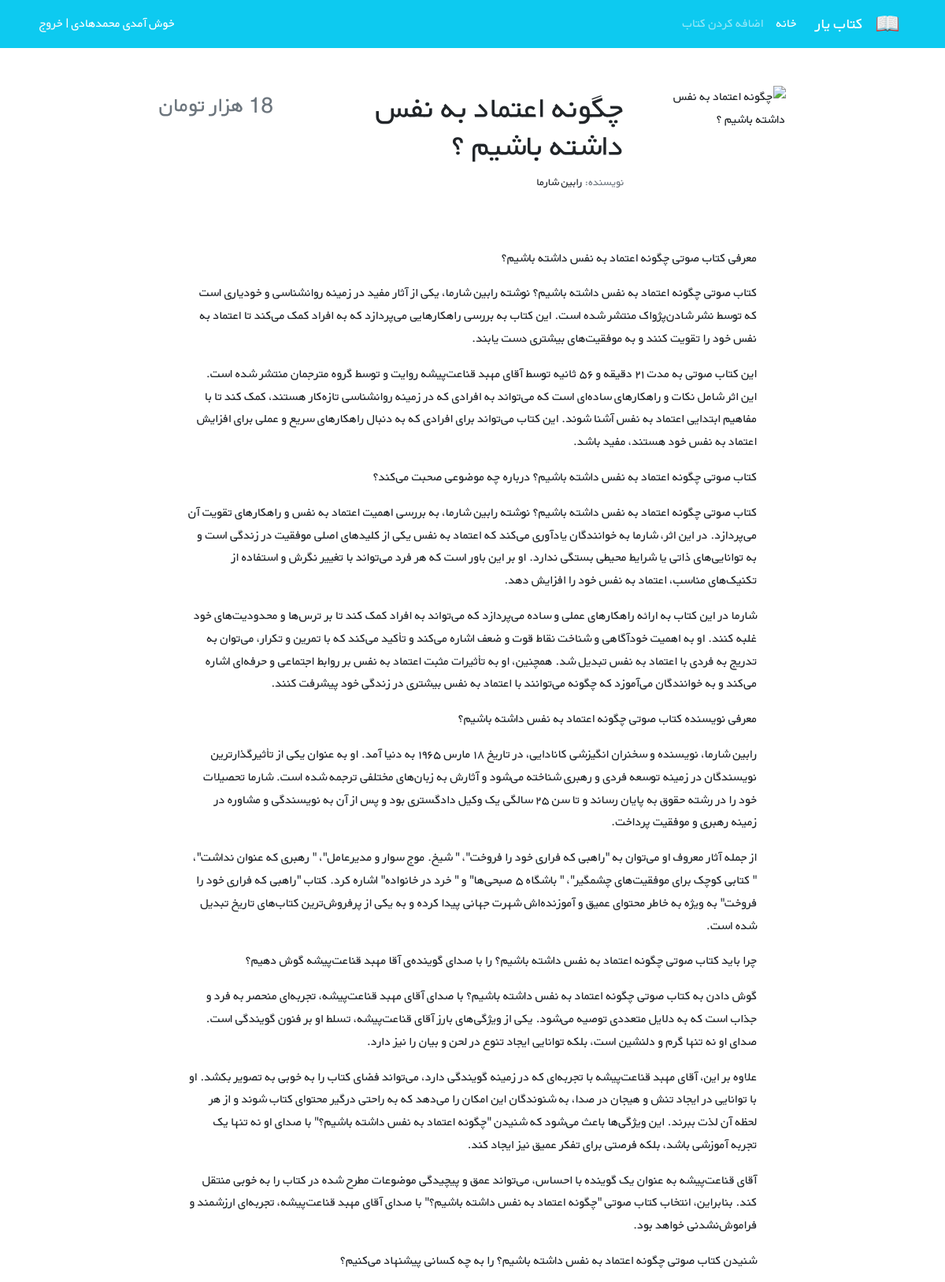
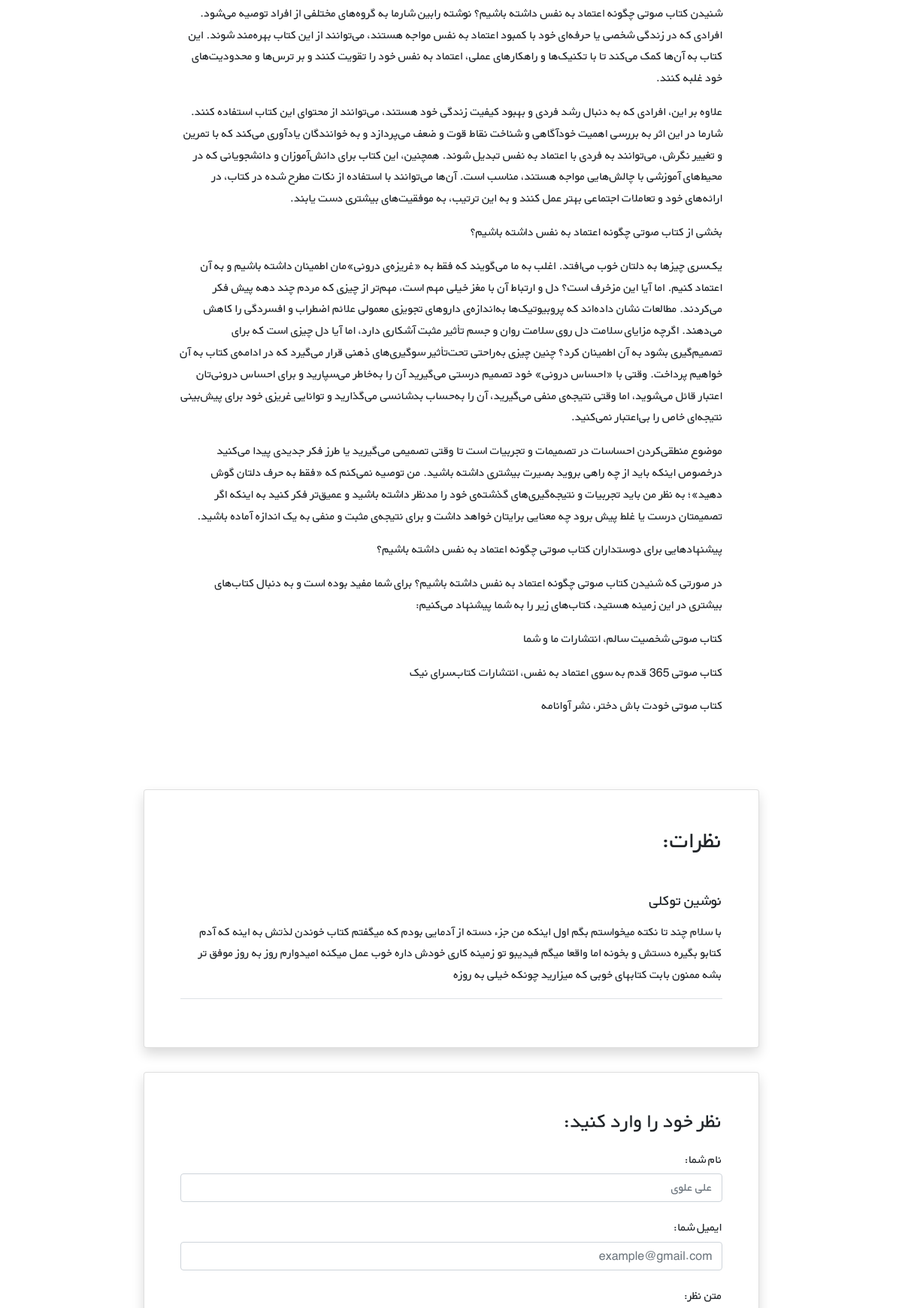
The app's page /books/7/ (upper part) with its own data (2 pictures, top to bottom).
### books/models.py (models this page shows, shortened)
class Book(models.Model):
    title = models.CharField(max_length=200)
    author = models.CharField(max_length=200)
    content = models.TextField()
    price = models.IntegerField()

### books/views.py (the view)
# urls.py: path('<int:pk>/', BookDetailView.as_view(), name='book_detail'),
class BookDetailView(generic.DetailView):
    model = Book
    template_name = 'books/book_detail.html'

### books/templates/books/book_detail.html (shortened to what this page needs)
{% extends 'base.html' %}
{% block content %}
    <div class="container mt-5" dir="rtl">
        <div class="">
            <div class="">
                <div class="d-flex justify-content-center">
                    <div class="row w-sm-75 w-100">
                        <div class="col-xs-12 col-md-3 d-flex justify-content-center">
                            <div>
                                <img src="https://newcdn.fidibo.com/images/books/65579_50411_normal.jpg"
                                     class="img-fluid rounded-start" alt="{{ book.title }}">
                            </div>
                        </div>
                        <div class="col-xs-12 col-md-6 text-center text-md-end mt-md-1 mt-4">
                            <h1>{{ book.title }}</h1>
                            <h5 class="small my-1"><span class="text-muted">نویسنده: </span>{{ book.author }}</h5>
                        </div>
                        <div class="col-xs-12 col-md-3 d-flex flex-column">
                            <h3 class="align-self-center pt-2 text-muted align-self-md-end">
                                {{ book.price }} هزار تومان
                            </h3>
                        </div>
                    </div>
                </div>
                <div class="d-flex justify-content-center">
                    <div class="my-3 p-5 w-sm-75 w-100">
                        {{ book.content|linebreaks }}
                    </div>
                </div>
                <div class="d-flex justify-content-center">
                    <div class="card shadow my-3 p-5 w-sm-75 w-100">
                        <h2 class="mb-5">نظرات:</h2>
                        <div class="border-bottom mb-3">
                            <h5 class="mb-3">نوشین توکلی</h5>
                            <p>با سلام چند تا نکته میخواستم بگم اول اینکه من جزء دسته از آدمایی بودم که میگفتم کتاب
                                خوندن لذتش
                                به اینه که آدم کتابو بگیره دستش و بخونه اما واقعا میگم فیدیبو تو زمینه کاری خودش داره
                                خوب عمل
                                میکنه امیدوارم روز به روز موفق تر بشه ممنون بابت کتابهای خوبی که میزارید چونکه خیلی به
                                روزه</p>
                        </div>
                    </div>
                </div>
                <div class="d-flex justify-content-center">
                    <div class="card shadow my-3 p-5 w-sm-75 w-100">
                        <h3>نظر خود را وارد کنید:</h3>
                        <form method="POST">
                            <div class="form-group py-2">
                                <label class="py-1" for="author_name">نام شما:</label>
                                <input type="text" class="form-control" placeholder="علی علوی" name="author_name">
                            </div>
                            <div class="form-group py-2">
                                <label class="py-1" for="email">ایمیل شما:</label>
                                <input type="email" class="form-control" placeholder="example@gmail.com" name="email">
                            </div>
                            <div class="form-group py-2">
                                <label class="py-1" for="comment_text">متن نظر:</label>
                            </div>
                        </form>
                    </div>
                </div>
            </div>
        </div>
    </div>
{% endblock %}

### static/css/style.css (style rules this page uses)
* { font-family: 'BYekan', sans-serif; line-height: 1.8rem; }
@media (min-width: 576px) { .w-sm-75 { width: 75%!important; } }

### records on screen
Book: title "چگونه اعتماد به نفس داشته باشیم ؟", author "رابین شارما", content "معرفی کتاب صوتی چگونه اعتماد به نفس داشته باشیم؟ کتاب صوتی چگونه اعتماد به نفس داشته باشیم؟ نوشته رابین شارما، یکی از آثار مفید در زمینه روانشناسی و خودیاری است که توسط نشر شادن‌پژواک منتشر شده است. این کتاب به بررسی راهکارهایی می‌پردازد که به افراد کمک می‌کند تا اعتماد به نفس خود را تقویت کنند و به موفقیت‌های بیشتری دست یابند. این کتاب صوتی به مدت ۲۱ دقیقه و ۵۶ ثانیه توسط آقای مهبد قناعت‌پیشه روایت و توسط گروه مترجمان منتشر شده است. این اثر شامل نکات و راهکارهای ساده‌ای است که می‌تواند به افرادی که در زمینه روانشناسی تازه‌کار هستند، کمک کند تا با مفاهیم ابتدایی اعتماد به نفس آشنا شوند. این کتاب می‌تواند برای افرادی که به دنبال راهکارهای سریع و عملی برای افزایش اعتماد به نفس خود هستند، مفید…"
